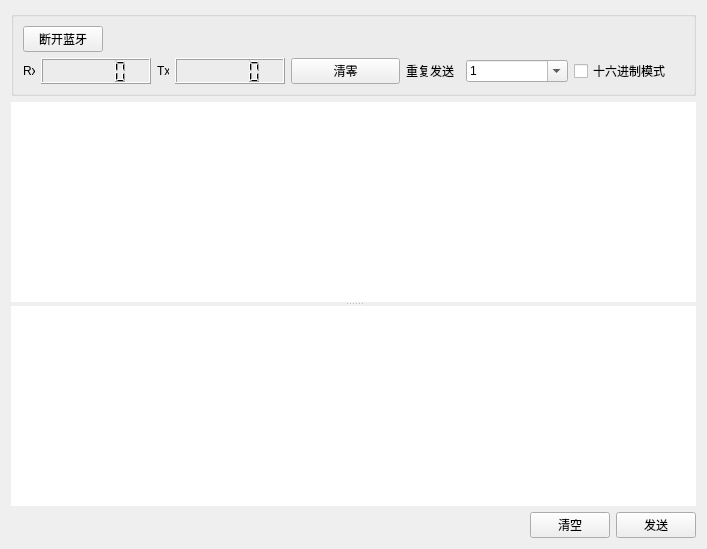
<?xml version="1.0" encoding="UTF-8"?>
<ui version="4.0">
 <class>SocketForm</class>
 <widget class="QWidget" name="SocketForm">
  <property name="geometry">
   <rect>
    <x>0</x>
    <y>0</y>
    <width>707</width>
    <height>549</height>
   </rect>
  </property>
  <property name="windowTitle">
   <string>Form</string>
  </property>
  <layout class="QGridLayout" name="gridLayout_2">
   <item row="0" column="0">
    <widget class="QGroupBox" name="groupBox">
     <property name="title">
      <string/>
     </property>
     <layout class="QGridLayout" name="gridLayout">
      <item row="0" column="0">
       <layout class="QHBoxLayout" name="horizontalLayout_2">
        <item>
         <widget class="QPushButton" name="disconnectBleBtn">
          <property name="text">
           <string>断开蓝牙</string>
          </property>
         </widget>
        </item>
        <item>
         <spacer name="horizontalSpacer_2">
          <property name="orientation">
           <enum>Qt::Horizontal</enum>
          </property>
          <property name="sizeHint" stdset="0">
           <size>
            <width>528</width>
            <height>20</height>
           </size>
          </property>
         </spacer>
        </item>
       </layout>
      </item>
      <item row="1" column="0">
       <layout class="QHBoxLayout" name="horizontalLayout_3">
        <item>
         <widget class="QLabel" name="label">
          <property name="maximumSize">
           <size>
            <width>12</width>
            <height>16777215</height>
           </size>
          </property>
          <property name="text">
           <string>Rx</string>
          </property>
         </widget>
        </item>
        <item>
         <widget class="QLCDNumber" name="rxLcdNumber"/>
        </item>
        <item>
         <widget class="QLabel" name="label_2">
          <property name="maximumSize">
           <size>
            <width>12</width>
            <height>16777215</height>
           </size>
          </property>
          <property name="text">
           <string>Tx</string>
          </property>
         </widget>
        </item>
        <item>
         <widget class="QLCDNumber" name="txLcdNumber"/>
        </item>
        <item>
         <widget class="QPushButton" name="resetBytesBtn">
          <property name="text">
           <string>清零</string>
          </property>
         </widget>
        </item>
        <item>
         <widget class="QLabel" name="label_3">
          <property name="maximumSize">
           <size>
            <width>54</width>
            <height>16777215</height>
           </size>
          </property>
          <property name="text">
           <string>重复发送</string>
          </property>
         </widget>
        </item>
        <item>
         <widget class="QComboBox" name="repeatTimesCbx">
          <property name="maximumSize">
           <size>
            <width>102</width>
            <height>16777215</height>
           </size>
          </property>
          <property name="editable">
           <bool>true</bool>
          </property>
          <item>
           <property name="text">
            <string>1</string>
           </property>
          </item>
          <item>
           <property name="text">
            <string>10</string>
           </property>
          </item>
          <item>
           <property name="text">
            <string>100</string>
           </property>
          </item>
          <item>
           <property name="text">
            <string>1000</string>
           </property>
          </item>
          <item>
           <property name="text">
            <string>10000</string>
           </property>
          </item>
          <item>
           <property name="text">
            <string>100000</string>
           </property>
          </item>
         </widget>
        </item>
        <item>
         <widget class="QCheckBox" name="hexModeCkb">
          <property name="text">
           <string>十六进制模式</string>
          </property>
         </widget>
        </item>
       </layout>
      </item>
     </layout>
    </widget>
   </item>
   <item row="1" column="0">
    <widget class="QSplitter" name="splitter">
     <property name="orientation">
      <enum>Qt::Vertical</enum>
     </property>
     <widget class="QTextBrowser" name="recvTextBrowser">
      <property name="frameShape">
       <enum>QFrame::NoFrame</enum>
      </property>
     </widget>
     <widget class="QPlainTextEdit" name="sendPlainTextEdit">
      <property name="frameShape">
       <enum>QFrame::NoFrame</enum>
      </property>
     </widget>
    </widget>
   </item>
   <item row="2" column="0">
    <layout class="QHBoxLayout" name="horizontalLayout">
     <item>
      <spacer name="horizontalSpacer">
       <property name="orientation">
        <enum>Qt::Horizontal</enum>
       </property>
       <property name="sizeHint" stdset="0">
        <size>
         <width>608</width>
         <height>20</height>
        </size>
       </property>
      </spacer>
     </item>
     <item>
      <widget class="QPushButton" name="cleanBtn">
       <property name="text">
        <string>清空</string>
       </property>
      </widget>
     </item>
     <item>
      <widget class="QPushButton" name="sendBtn">
       <property name="toolTip">
        <string>&lt;html&gt;&lt;head/&gt;&lt;body&gt;&lt;p&gt;Ctrl+Enter&lt;/p&gt;&lt;/body&gt;&lt;/html&gt;</string>
       </property>
       <property name="text">
        <string>发送</string>
       </property>
      </widget>
     </item>
    </layout>
   </item>
  </layout>
 </widget>
 <resources/>
 <connections/>
</ui>
